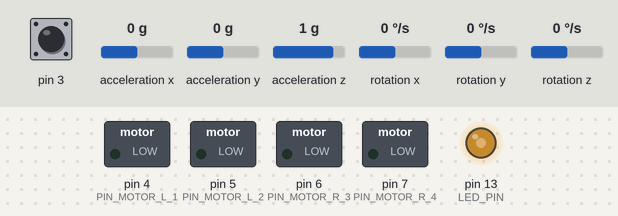
The sketch below on a simulated Arduino Leonardo, built with avr-gcc and run on an emulated ATmega32U4. On the bench: switched loads named in the sketch (green lamp = pin HIGH), output pins drawn as LEDs (lit = HIGH). Inputs (shaded band) come from the test bench; at power-on: rotation z 0 °/s, acceleration x 0 g, pin 3 HIGH, acceleration y 0 g, acceleration z 1 g, rotation x 0 °/s, rotation y 0 °/s. The sensor or clock chip raises its interrupt line as the real part does; what the sketch prints to the serial monitor is not drawn.

Above: at 1.7 s.
1.8 s: rotation z set to -54 °/s
4.8 s: rotation z set to -66 °/s
At 5.7 s:
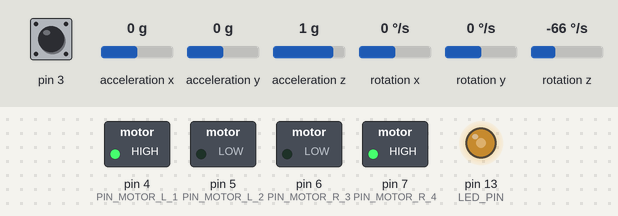
7.8 s: acceleration x set to -1.4 g
At 8.8 s:
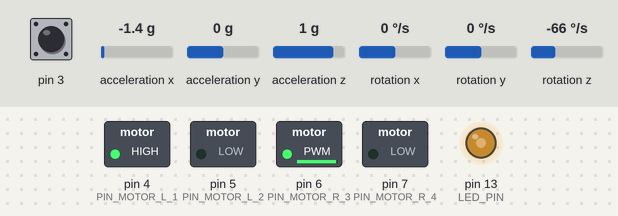
10.8 s: rotation z set to -56 °/s
At 13.7 s:
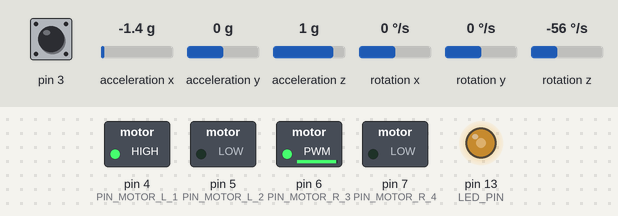
13.8 s: rotation z set to -46 °/s
15.3 s: rotation z set to -33 °/s
At 16.2 s:
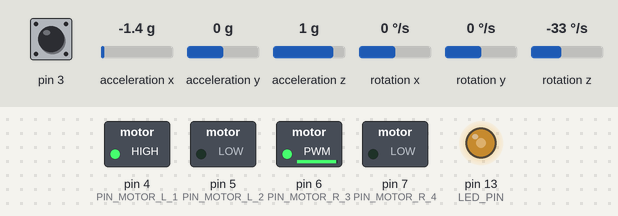
Timing chart, 0 to 17.8 s (numbered marks = the images above; inputs shaded):
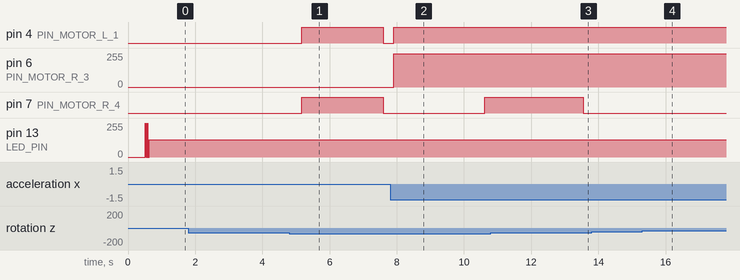

Measured:
- the behaviour switches between -60 and -61 °/s on rotation z (found by bisection; images 0 and 1)
- after the input at 1.8 s, every drawn part: stays the same
- after the input at 7.8 s, pin 4 (PIN_MOTOR_L_1): LOW → HIGH after 0.10 s instead of 2.8 s; pin 6 (PIN_MOTOR_R_3): 0/255 → 250/255 after 0.10 s
- after the input at 10.8 s, pin 7 (PIN_MOTOR_R_4): HIGH → LOW after 2.8 s instead of 2.4 s
- after the input at 13.8 s, every drawn part: stays the same
- after the input at 15.3 s, pin 7 (PIN_MOTOR_R_4): stays LOW (without the input it goes to HIGH after 2.4 s)

The sketch:

system_3.ino
```cpp
#include <stdint.h>
#include "bluetooth.h"
#include "define.h"
#include "PID_v1.h"

#include "I2Cdev.h"
#include "MPU6050_6Axis_MotionApps20.h"

#if I2CDEV_IMPLEMENTATION == I2CDEV_ARDUINO_WIRE
    #include "Wire.h"
#endif

//#define DEBUG  // to print or not
#define BLUETOOTH //port 30
#define MOBILEAPP
#define TYPE 2   //0 :pitch, 1: yaw, 2: both

enum modeType{  BALANCE , RELAX  }MODETYPE;
struct pitchYaw{
  double pitch , yaw ;
}CMD,SENSOR,PIDresult;
uint8_t mode;

MPU6050 mpu;
PID PIDpitch( &SENSOR.pitch, &PIDresult.pitch, &CMD.pitch, PID_PITCH_P, PID_PITCH_I, PID_PITCH_D, 0);
            // input,output,setpoint,PID,direction
PID PIDyaw( &SENSOR.yaw, &PIDresult.yaw, &CMD.yaw, PID_YAW_P, PID_YAW_I, PID_YAW_D, 0);
            // input,output,setpoint,PID,direction

#define LED_PIN 13 // (Arduino is 13, Teensy is 11, Teensy++ is 6)

// MPU control/status vars
bool dmpReady = false;  // set true if DMP init was successful
uint8_t mpuIntStatus;   // holds actual interrupt status byte from MPU
uint8_t devStatus;      // return status after each device operation (0 = success, !0 = error)
uint16_t packetSize;    // expected DMP packet size (default is 42 bytes)
uint16_t fifoCount;     // count of all bytes currently in FIFO
uint8_t fifoBuffer[64]; // FIFO storage buffer

// orientation/motion vars
Quaternion q;           // [w, x, y, z]         quaternion container
VectorInt16 aa;         // [x, y, z]            accel sensor measurements
VectorInt16 aaReal;     // [x, y, z]            gravity-free accel sensor measurements
VectorInt16 aaWorld;    // [x, y, z]            world-frame accel sensor measurements
VectorFloat gravity;    // [x, y, z]            gravity vector
float euler[3];         // [psi, theta, phi]    Euler angle container
float ypr[3];           // [yaw, pitch, roll]   yaw/pitch/roll container and gravity vector

// packet structure for InvenSense teapot demo
uint8_t teapotPacket[14] = { '$', 0x02, 0,0, 0,0, 0,0, 0,0, 0x00, 0x00, '\r', '\n' };

boolean printableGY86 = false;
float output1,output2,output3;
double initYaw = 0.0,aveYaw = 0.0;
int firstTen=0;
double outputCheck = 0.0;
boolean isBalance = true;


// ================================================================
// ===               INTERRUPT DETECTION ROUTINE                ===
// ================================================================

volatile bool mpuInterrupt = false;     // indicates whether MPU interrupt pin has gone high
void dmpDataReady() {
  mpuInterrupt = true;
}
// ================================================================
// ===                      INITIAL SETUP                       ===
// ================================================================
void setup() {
  Serial.begin(115200);//debug

  #ifdef BLUETOOTH
    Serial1.begin(9600);//bluetooth
  #endif
  // configure LED for output
  pinMode(LED_PIN, OUTPUT);


  //motor pin setup
  pinMode(PIN_MOTOR_L_1, OUTPUT);
  pinMode(PIN_MOTOR_L_2, OUTPUT);
  pinMode(PIN_MOTOR_R_3, OUTPUT);
  pinMode(PIN_MOTOR_R_4, OUTPUT);

  digitalWrite(PIN_MOTOR_L_1, 0);
  digitalWrite(PIN_MOTOR_L_2, 0);
  digitalWrite(PIN_MOTOR_R_3, 0);
  digitalWrite(PIN_MOTOR_R_4, 0);

  // pin setup
  pinMode(PIN_LED,OUTPUT);
  digitalWrite(PIN_LED,LOW);

  PIDpitch.SetMode(AUTOMATIC);
  PIDyaw.SetMode(AUTOMATIC);

 //i2c setup for sensor join I2C bus (I2Cdev library doesn't do this automatically)
  #if I2CDEV_IMPLEMENTATION == I2CDEV_ARDUINO_WIRE
      Wire.begin();
      TWBR = 24; // 400kHz I2C clock (200kHz if CPU is 8MHz)
  #elif I2CDEV_IMPLEMENTATION == I2CDEV_BUILTIN_FASTWIRE
      Fastwire::setup(400, true);
  #endif

  sensorGY86Setup();

  mode= BALANCE;
  CMD.pitch = 0;
  CMD.yaw = initYaw;
}

void loop() {
  digitalWrite(PIN_LED,!digitalRead(PIN_LED));

  //get sensor value GY-86
   //pitch,roll,yaw
   sensorGY86get();
   if(printableGY86){
     printableGY86 = false;
     //outputSensorValue(output1,output2,output3);
     SENSOR.pitch = output2 * 180/M_PI;
     SENSOR.yaw = output1 * 180/M_PI;
  }

  //command mode: BALANCE,RELAX
  switch(mode){
    case BALANCE://command = 0;

      //control law
      PIDpitch.Compute();
      PIDyaw.Compute();

      #if TYPE == 0
        //motor output
        if(PIDresult.pitch >= 0)
        { //forward
          analogWrite(PIN_MOTOR_L_2, 0);
          analogWrite(PIN_MOTOR_R_4, 0);
          analogWrite(PIN_MOTOR_L_1, PIDresult.pitch);
          analogWrite(PIN_MOTOR_R_3, PIDresult.pitch);
          //motor limit out
          if(PIDresult.pitch > 250){
            PIDresult.pitch=250;
            analogWrite(PIN_MOTOR_L_1, PIDresult.pitch);
            analogWrite(PIN_MOTOR_R_3, PIDresult.pitch);
          }
        }
        else
        { //backward
          analogWrite(PIN_MOTOR_L_1, 0);
          analogWrite(PIN_MOTOR_R_3, 0);
          analogWrite(PIN_MOTOR_L_2, abs(PIDresult.pitch));
          analogWrite(PIN_MOTOR_R_4, abs(PIDresult.pitch));
          //motor limit out
          if(abs(PIDresult.pitch) > 250){
            PIDresult.pitch=250;
            analogWrite(PIN_MOTOR_L_2, PIDresult.pitch);
            analogWrite(PIN_MOTOR_R_4, PIDresult.pitch);
          }
        }
      #elif TYPE == 1
       if(PIDresult.yaw >= 0)
        { //forward
          analogWrite(PIN_MOTOR_L_2, 0);
          analogWrite(PIN_MOTOR_R_4, PIDresult.yaw);
          analogWrite(PIN_MOTOR_L_1, PIDresult.yaw);
          analogWrite(PIN_MOTOR_R_3, 0);
          //motor limit out
          if(PIDresult.yaw > 250){
            PIDresult.yaw=250;
            analogWrite(PIN_MOTOR_L_1, PIDresult.yaw);
            analogWrite(PIN_MOTOR_R_4, PIDresult.yaw);
          }
        }
        else
        { //backward
          analogWrite(PIN_MOTOR_L_1, 0);
          analogWrite(PIN_MOTOR_R_3, abs(PIDresult.yaw));
          analogWrite(PIN_MOTOR_L_2, abs(PIDresult.yaw));
          analogWrite(PIN_MOTOR_R_4, 0);
          //motor limit out
          if(abs(PIDresult.yaw) > 250){
            PIDresult.yaw=250;
            analogWrite(PIN_MOTOR_L_2, PIDresult.yaw);
            analogWrite(PIN_MOTOR_R_3, PIDresult.yaw);
          }
        }
      #elif TYPE == 2
        if( PIDresult.pitch >=0 & PIDresult.yaw >=0 ){
          outputCheck = PIDresult.pitch + PIDresult.yaw;
          if(outputCheck >250) outputCheck=250;
          analogWrite(PIN_MOTOR_L_1, outputCheck);
          analogWrite(PIN_MOTOR_L_2, 0);
          outputCheck = PIDresult.pitch;
          if(outputCheck >250) outputCheck=250;
          analogWrite(PIN_MOTOR_R_3, outputCheck);
          outputCheck = PIDresult.yaw;
          if(outputCheck >250) outputCheck=250;
          analogWrite(PIN_MOTOR_R_4, outputCheck);
        }else if( PIDresult.pitch >=0 & PIDresult.yaw <0 ){
          outputCheck = PIDresult.pitch;
          if(outputCheck >250) outputCheck=250;
          analogWrite(PIN_MOTOR_L_1, outputCheck);
          outputCheck = -PIDresult.yaw;
          if(outputCheck > 250) outputCheck= 250;
          analogWrite(PIN_MOTOR_L_2, outputCheck);
          outputCheck = PIDresult.pitch-PIDresult.yaw;
          if(outputCheck >250) outputCheck=250;
          analogWrite(PIN_MOTOR_R_3, outputCheck);
          analogWrite(PIN_MOTOR_R_4, 0);
        }else if( PIDresult.pitch <0 & PIDresult.yaw >=0 ){
          outputCheck = PIDresult.yaw;
          if(outputCheck >250) outputCheck=250;
          analogWrite(PIN_MOTOR_L_1, outputCheck);
          outputCheck = -PIDresult.pitch;
          if(outputCheck > 250) outputCheck= 250;
          analogWrite(PIN_MOTOR_L_2, outputCheck);
          analogWrite(PIN_MOTOR_R_3, 0);
          outputCheck = PIDresult.yaw-PIDresult.pitch;
          if(outputCheck >250) outputCheck=250;
          analogWrite(PIN_MOTOR_R_4, outputCheck);
        }else{
          analogWrite(PIN_MOTOR_L_1, 0);
          outputCheck = -PIDresult.yaw-PIDresult.pitch;
          if(outputCheck > 250) outputCheck= 250;
          analogWrite(PIN_MOTOR_L_2, outputCheck);
          outputCheck = -PIDresult.yaw;
          if(outputCheck >250) outputCheck=250;
          analogWrite(PIN_MOTOR_R_3, outputCheck);
          outputCheck = -PIDresult.pitch;
          if(outputCheck >250) outputCheck=250;
          analogWrite(PIN_MOTOR_R_4, outputCheck);
        }
     #endif

     break;
    case RELAX:
     analogWrite(PIN_MOTOR_L_1, 0);
     analogWrite(PIN_MOTOR_L_2, 0);
     analogWrite(PIN_MOTOR_R_3, 0);
     analogWrite(PIN_MOTOR_R_4, 0);
     break;
  }

  //bluetooth output
  #ifdef BLUETOOTH
    #ifdef MOBILEAPP
      isBalance = bluetoothFromMobile( &CMD.pitch , &CMD.yaw );
      if(!isBalance)
        mode = RELAX;
      else
        mode = BALANCE;
    #else
      bluetoothToProcessing(SENSOR.pitch,SENSOR.yaw,PIDresult.pitch);
    #endif
  #endif

  //debug print
  #ifdef DEBUG
   printDebug();
  #endif
}
```

bluetooth.h
```cpp
#ifndef BLUETOOTH_H
#define BLUETOOTH_H

#include <Arduino.h>
#include <stdint.h>

void bluetoothToProcessing(double pitch,double yaw,double pidResult){
 Serial1.write(90);
 //length
 Serial1.write(7);
 //mode
 Serial1.write(1);//balance
 //pitch
 if(pitch>=0){
   Serial1.write(0);
   Serial1.write((int)pitch);
 }else{
   Serial1.write(1);
   Serial1.write((int)-pitch);
 }

 //yaw
  if(yaw>=0){
   Serial1.write(0);
   Serial1.write((int)yaw);
 }else{
   Serial1.write(1);
   Serial1.write((int)-yaw);
 }
 //direction & pid result
  if(pidResult>=0){
    Serial1.write(0);
    Serial1.write((int)pidResult);
  }else{
    Serial1.write(1);
    Serial1.write((int)-pidResult);
  }


 Serial1.write(165);
}

boolean bluetoothFromMobile(double *pitch, double *yaw){
  byte input = 0;
  boolean isBalance = true;

  while(Serial1.available()>0){
    input = Serial1.read();

    switch(input){
     case 50://left
       *yaw = *yaw - 0.5;
       if(*yaw<-180)
         *yaw = *yaw+360;
       break;
     case 60://go
       *pitch = *pitch + 0.5;
       if(*pitch>5.0) *pitch = 5.0;
       break;
     case 70://right
       *yaw = *yaw + 0.5;
       if(*yaw>180)
         *yaw = *yaw-360;
       break;
     case 80://back
       *pitch = *pitch - 0.5;
       if(*pitch<-5.0) *pitch = -5.0;
       break;
     case 90://back
       *pitch = 0.0;
       break;

     case 100://motor close
       isBalance = false;
       break;
     case 110://balance
       break;
    }
  }//while

  return isBalance;
}


#endif
```

debug.ino
```cpp
void printDebug(){
  Serial.print(mode);  Serial.print("\t");

  Serial.print(SENSOR.pitch);  Serial.print("\t");
  Serial.print(CMD.pitch);  Serial.print("\t");
  Serial.print(PIDresult.pitch);  Serial.print("\t");

  Serial.print(SENSOR.yaw);  Serial.print("\t");
  Serial.print(CMD.yaw);  Serial.print("\t");
  Serial.print(PIDresult.yaw);  Serial.print("\t");


  Serial.println();
}
```

define.h
```cpp
#ifndef DEFINE_H
#define DEFINE_H

#include <Arduino.h>

//pin
#define PIN_LED        13
#define PIN_MOTOR_L_1  4
#define PIN_MOTOR_L_2  5
#define PIN_MOTOR_R_3  6
#define PIN_MOTOR_R_4  7


// pid parameters
#define PID_PITCH_P  17.0
#define PID_PITCH_I  0.0
#define PID_PITCH_D  0.9
#define PID_YAW_P    6.0
#define PID_YAW_I    0.0
#define PID_YAW_D    0.0

#endif
```

Source omitted: sensorGy86.ino (7865 bytes)
